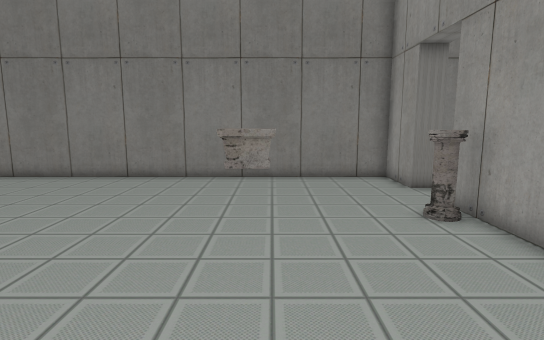
View 1 (above)

12 first-person views from a walk through a Unity game level. The camera is 1.2 m above the floor, tilts 8° down and sees 80° across. The floor is counted in squares, 0.53 m on a side. Each view is taken from the middle of a square. On the plan, view 1 faces up. The plan holds only what a view shows up to about 19 squares ahead; the rest is blank. The place goes on beyond the plan. The player is left out. Some animated figures are left out. Door leaves are left out, so doorways stand open.

View 2
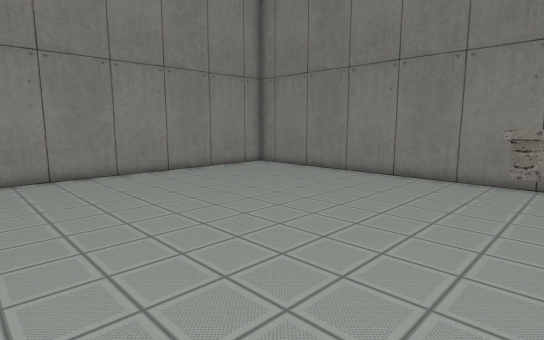

View 3
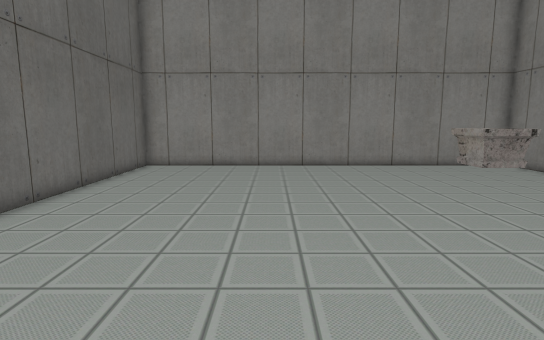

View 4
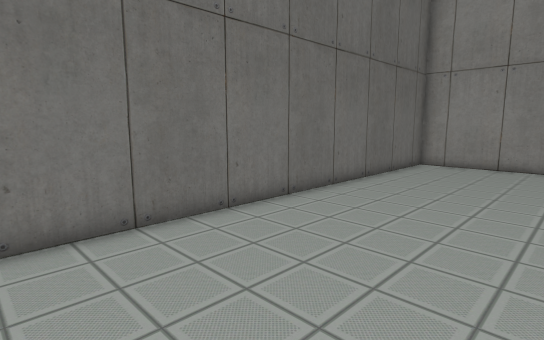

View 5
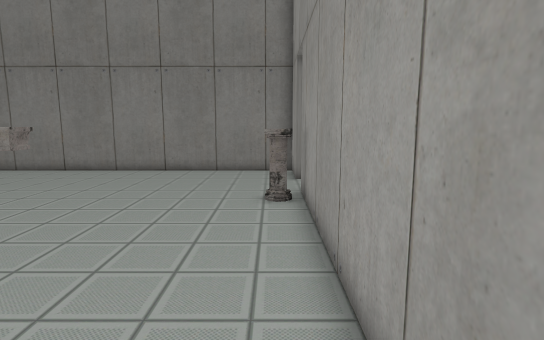

View 6
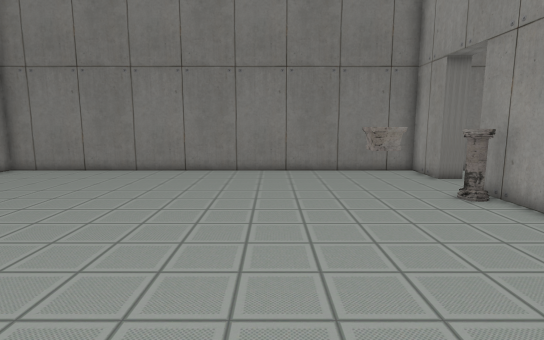

View 7
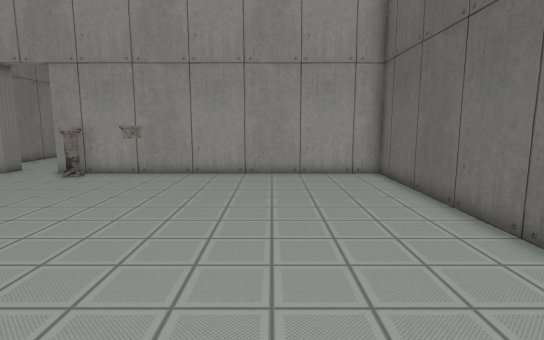

View 8
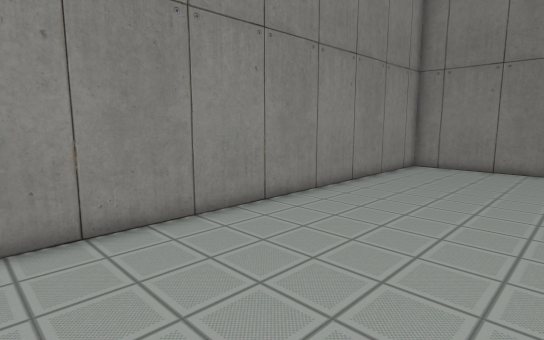

View 9
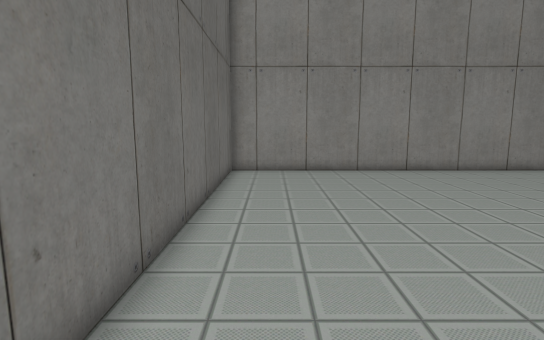

View 10
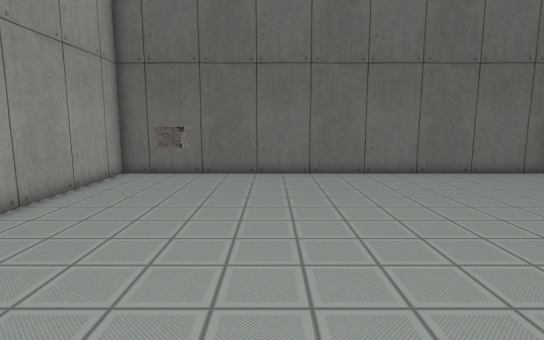

View 11
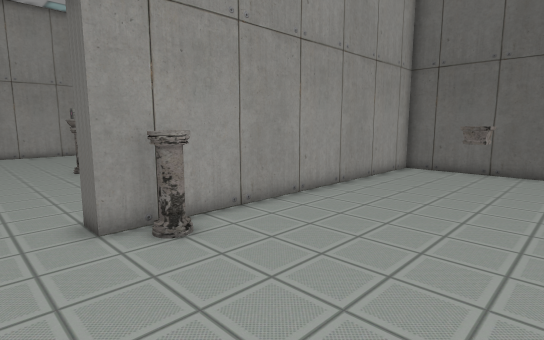

View 12
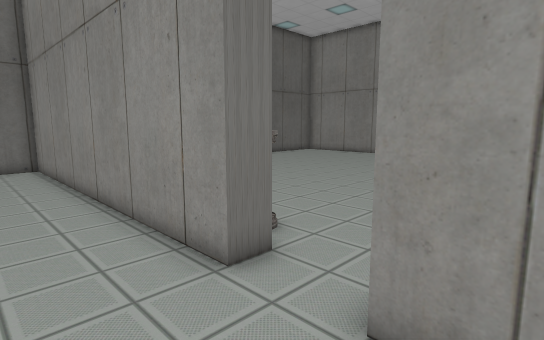

### Floor plan
Points are (right, up) in squares from view 1. A wall is a line through its corners. A room is listed if a view was taken in it or the views show most of it. See-through windows are left out.
Room 1 (views 1, 2, 3, 4, 5, 6, 7, 8, 9, 10, 11)
walls: (-0.4, 3.4) (0, 3.4) (0, 3) (-0.4, 3) (-0.4, 3.4); (5, 11.4) (5, 14) (-15, 14) (-15, -6) (5, -6) (5, 9)
ways out: open door at (5.5, 10) to room 2
objects: pillar (4, 7) to (4, 8)
Room 2 (view 12)
walls: (6, 9) (6, -6) (7.5, -6); (6, 12.9) (6, 11.4); (8.2, 14) (7.2, 14)
ways out: open door at (5.5, 10) to room 1

Positions as (right, up) in squares from view 1, and headings:
1: (0, 0), facing up
2: (0, 0), facing up-left
3: (3, 1), facing left
4: (4, 1), facing down-left
5: (4, -2), facing up
6: (-2, -2), facing up
7: (-10, -1), facing right
8: (-8, -4), facing up-left
9: (1, -4), facing left
10: (-2, 9), facing down
11: (-2, 11), facing down-right
12: (9, 13), facing down-left
